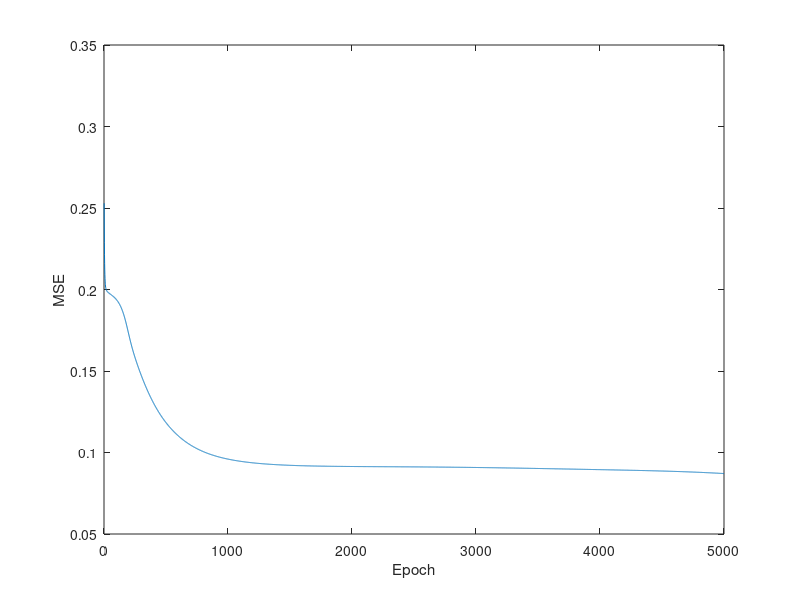

The MATLAB source for this figure:
%===========================================================================
% Training program with back propagration to train MLP
% Variable yang dapat di update
% 1. JHneuron
% 2. Learning Rate
% 3. Epoch
% 4. MaxMSE
%===========================================================================

clc;
clear;

P = ...
    [3 3 2; %P1
    3 2 2;
    3 2 1;
    3 1 1;
    2 3 2;
    2 2 2;
    2 2 1;
    2 1 1;
    1 3 2;
    1 2 1;
    1 1 2]; %P11
    
 T = ...
    [1;
     1;
     1;
     0;
     1;
     1;
     1;
     0;
     1;
     0;
     1];
     
 JumPola = length(P(:,1))   % Jumlah semua pola latih (11)
 DimPola = length(P(1,:))   % Dimensi Pola latih (3)
 JOneuron = length(T(1,:))  % Jumlah neurons pada output layer (1)

 JHneuron = 5;               % Jumlah neurons pada Hidden Layer
 LR = 0.1;                   % Learning Rate
 Epoch = 5000;               % Maksimum iteration
 MaxMSE = 10^-5;             % Maksimum Mean Square Error (MSE)

%----------------------------------------------------------------------------
% Bangkitkan Weights antara Input Layer dan Hidden layer secara acak dalam interval 
% -1 through +1. Simpan sebagai W1.
%----------------------------------------------------------------------------

W1 = [];
for ii=1:JHneuron,
    W1 = [W1 ; (rand(1, DimPola)*2-1)];
end
W1 = W1';

%----------------------------------------------------------------------------
% Call the weights among Hidden Layer and output layer randomly between interval -1
% through +1. W2.
%----------------------------------------------------------------------------

W2 = [];
for jj=1:JOneuron,
    W2 = [W2 ; (rand(1, JHneuron)*2-1)];
end
W2 = W2';

MSEepoch = MaxMSE + 1;        % Mean Square Error untuk 1 epoch
MSE = [];                     % List MSE untuk seluruh epoch
ee = 1;                       % Index Epoch


while ( ee <= Epoch ) & ( MSEepoch > MaxMSE ),
  MSEepoch = 0;
  for pp=1:JumPola,
      CP = P(pp,:);           % Current Pattern
      CT = T(pp,:);           % Current Target
      
      %----------------------------------------------------------------------
      % Perhitungan Maju untuk mendapatkan Output, Error, dan MSE
      %----------------------------------------------------------------------      
      A1 = [];
      for ii=1:JHneuron,
          v = CP * W1(:,ii);
          A1 = [A1 1/(1+exp(-v))];
      end
      
      A2 = [];
      for jj=1:JOneuron,
          v = A1 * W2(:,jj);
          A2 = [A2 1/(1+exp(-v))];
      end
      Error = CT - A2;
      
      for kk=1:length(Error),
        MSEepoch = MSEepoch + Error(kk)^2;
      end
      
      %----------------------------------------------------------------------
      % Perhitungan Mundur untuk meng-update W1 dan W2
      %----------------------------------------------------------------------      
      for kk=1:JOneuron,
          D2(kk) = A2(kk) * (1-A2(kk)) * Error(kk);
      end
      
      dW2 = [];
      for jj=1:JHneuron,
        for kk=1:JOneuron,
          delta2(kk) = LR * D2(kk) * A1(jj);
        end
        dW2 = [ dW2 ; delta2 ];
      end
      for jj=1:JHneuron,
          D1(jj) = A1 * (1-A1)' * D2 * W2(jj,:)';
      end
      dW1 = [];
      for ii=1:DimPola,
        for jj=1:JHneuron,
            delta1(jj) = LR * D1(jj) * CP(ii);
        end
        dW1 = [ dW1 ; delta1 ];
      end
      W1 = W1 + dW1;                % W1 baru
      W2 = W2 + dW2;                % W2 baru
   end
   
   ee++;
 
   MSE = [ MSE (MSEepoch/JumPola) ];
end

plot(MSE);
xlabel('Epoch')
ylabel('MSE')
    





